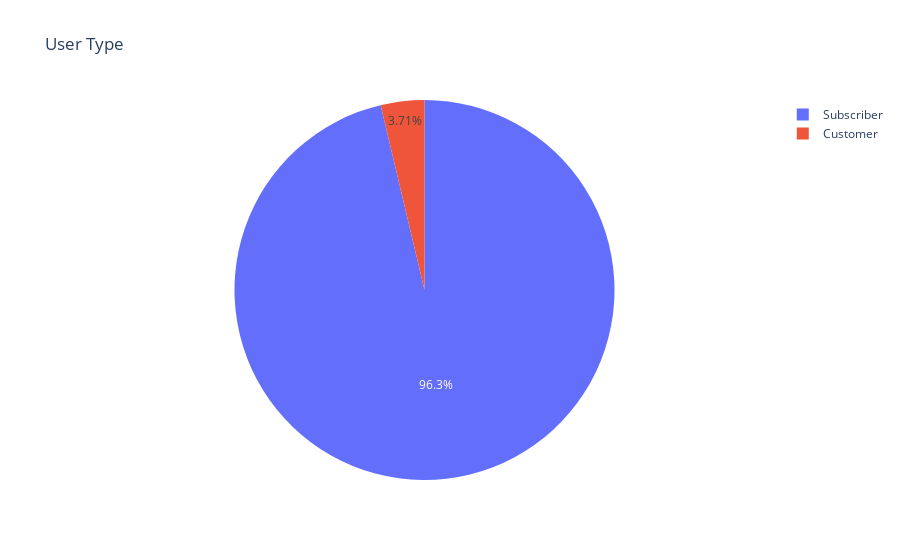

Source (notebook cell):
### Code cell
layout = go.Layout(
    title='User Type',
)
trace = go.Pie(labels=customer_type_df['type'].values, values=customer_type_df['count'].values)
fig = go.Figure(data=[trace], layout=layout)
iplot(fig)

### Figure 1 — Plotly figure (JSON) as saved in the notebook; plotly's stock layout.template omitted (floating-point values rounded to 4 significant figures)
{"data": [{"labels": ["Subscriber", "Customer"], "type": "pie", "values": [695752, 26777]}], "layout": {"title": {"text": "User Type"}}}
